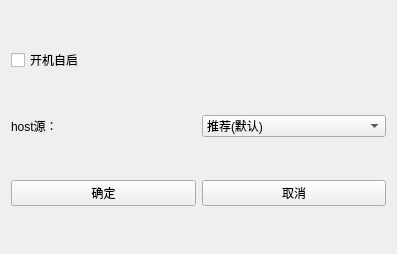
<?xml version="1.0" encoding="UTF-8"?>
<ui version="4.0">
 <class>MainWindow</class>
 <widget class="QMainWindow" name="MainWindow">
  <property name="geometry">
   <rect>
    <x>0</x>
    <y>0</y>
    <width>397</width>
    <height>254</height>
   </rect>
  </property>
  <property name="windowTitle">
   <string>MainWindow</string>
  </property>
  <widget class="QWidget" name="centralWidget">
   <layout class="QGridLayout" name="gridLayout">
    <item row="1" column="0">
     <widget class="QLabel" name="label">
      <property name="text">
       <string>host源：</string>
      </property>
     </widget>
    </item>
    <item row="2" column="0">
     <widget class="QPushButton" name="pushButton_sure">
      <property name="text">
       <string>确定</string>
      </property>
     </widget>
    </item>
    <item row="2" column="1">
     <widget class="QPushButton" name="pushButton_cancel">
      <property name="styleSheet">
       <string notr="true"/>
      </property>
      <property name="text">
       <string>取消</string>
      </property>
     </widget>
    </item>
    <item row="1" column="1">
     <widget class="QComboBox" name="comboBox">
      <item>
       <property name="text">
        <string>推荐(默认)</string>
       </property>
      </item>
     </widget>
    </item>
    <item row="0" column="0">
     <widget class="QCheckBox" name="checkBox">
      <property name="text">
       <string>开机自启</string>
      </property>
     </widget>
    </item>
   </layout>
  </widget>
  <widget class="QMenuBar" name="menuBar">
   <property name="geometry">
    <rect>
     <x>0</x>
     <y>0</y>
     <width>397</width>
     <height>23</height>
    </rect>
   </property>
  </widget>
 </widget>
 <layoutdefault spacing="6" margin="11"/>
 <resources/>
 <connections/>
</ui>
